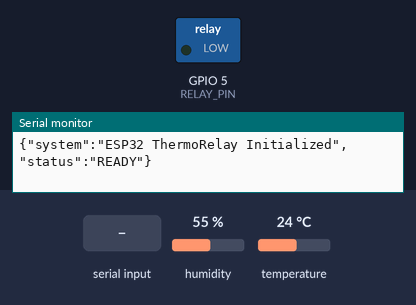
This sketch was run on a simulated ESP32. Shown: switched loads named in the sketch (green lamp = pin HIGH), the last lines printed to the serial monitor. Inputs (shaded band) come from the test bench; at power-on: humidity 55 %, temperature 24 °C.

Above: at 1.7 s.
1.8 s: "ON\n" received over Serial
At 2.4 s:
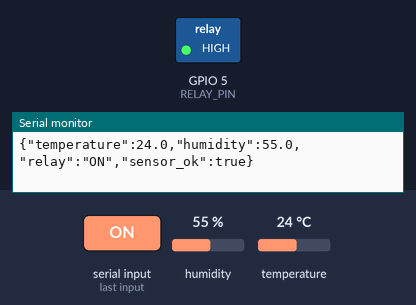
3.3 s: "OFF\n" received over Serial
At 4.7 s:
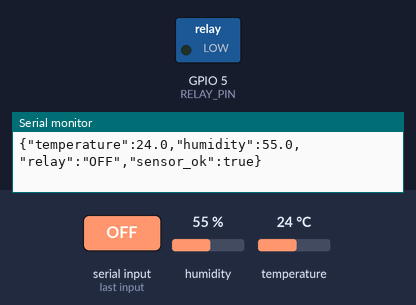
5.5 s: "RELAY_ON\n" received over Serial
At 6.4 s:
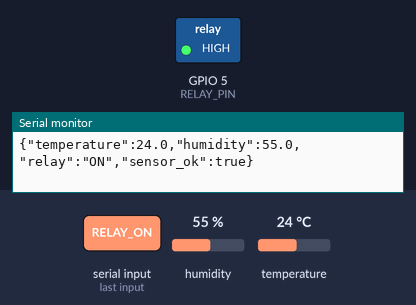
7.0 s: "RELAY_OFF\n" received over Serial
At 7.5 s:
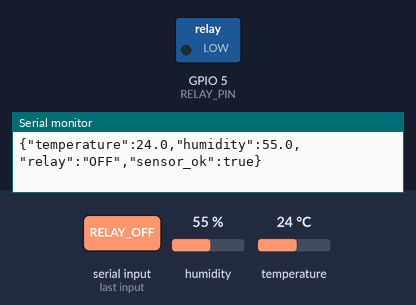
Timing chart, 0 to 9.5 s (numbered marks = the images above; inputs shaded):
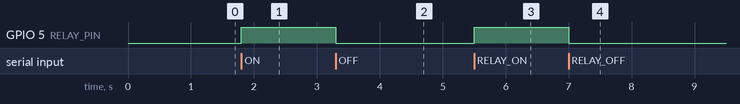

Measured:
- after the input at 1.8 s, GPIO 5 (RELAY_PIN): LOW → HIGH at once
- after the input at 3.3 s, GPIO 5 (RELAY_PIN): HIGH → LOW at once
- after the input at 5.5 s, GPIO 5 (RELAY_PIN): LOW → HIGH at once
- after the input at 7.0 s, GPIO 5 (RELAY_PIN): HIGH → LOW at once

The sketch:

esp32_code.ino
```cpp
/*
  =============================================================================
  ESP32 Temperature Monitoring & Relay Control System
  =============================================================================

  Hardware:
    - ESP32 Development Board (ESP32-WROOM-32 or similar)
    - DHT22 (AM2302) Temperature & Humidity Sensor
    - 5V / 3.3V Relay Module (Optocoupler-isolated)

  Wiring Configuration:
    - DHT22 VCC       -> ESP32 3.3V (or 5V depending on module)
    - DHT22 GND       -> ESP32 GND
    - DHT22 DATA      -> ESP32 GPIO 4 (Add a 10k pull-up resistor if using bare sensor)
    - Relay VCC       -> ESP32 5V (VIN)
    - Relay GND       -> ESP32 GND
    - Relay IN (Data) -> ESP32 GPIO 5

  Required Arduino Libraries:
    - DHT sensor library by Adafruit (Install via Arduino Library Manager)
    - Adafruit Unified Sensor (dependency for DHT library)

  Communication Protocol:
    - Serial Baud Rate: 115200 bps
    - Incoming commands: "ON" or "OFF" (terminated by newline \n)
    - Outgoing telemetry: JSON string per line (newline \n delimited)
      Example: {"temperature":25.4,"humidity":60.2,"relay":"ON","sensor_ok":true}
  =============================================================================
*/

#include <DHT.h>

// ==========================================
// PIN & SENSOR CONFIGURATION
// ==========================================
#define DHT_PIN         4         // Digital pin connected to DHT22 sensor DATA pin
#define DHT_TYPE        DHT22     // Sensor type: DHT22 (AM2302)
#define RELAY_PIN       5         // Digital pin connected to Relay module IN pin

// Set to true if your relay triggers on LOW (common for optocoupled relay modules)
// Set to false if your relay triggers on HIGH
const bool RELAY_ACTIVE_LOW = false;

// ==========================================
// TIMING & STATE VARIABLES
// ==========================================
DHT dht(DHT_PIN, DHT_TYPE);

bool currentRelayState = false;          // false = OFF, true = ON
unsigned long lastSensorReadTime = 0;   // Timestamp of last DHT22 reading
const unsigned long sensorInterval = 2000; // Sensor reading interval in milliseconds (2 seconds)

// Cached sensor values
float cachedTemperature = 0.0;
float cachedHumidity = 0.0;
bool isSensorValid = false;

// Buffer for incoming serial commands
String inputStringBuffer = "";

// ==========================================
// HELPER FUNCTIONS
// ==========================================

// Apply the physical relay output
void setRelay(bool turnOn) {
  currentRelayState = turnOn;

  if (RELAY_ACTIVE_LOW) {
    digitalWrite(RELAY_PIN, turnOn ? LOW : HIGH);
  } else {
    digitalWrite(RELAY_PIN, turnOn ? HIGH : LOW);
  }
}

// Send telemetry payload in clean JSON format over Serial
void sendTelemetryJSON() {
  Serial.print("{\"temperature\":");
  if (isSensorValid) {
    Serial.print(cachedTemperature, 1);
  } else {
    Serial.print("null");
  }

  Serial.print(",\"humidity\":");
  if (isSensorValid) {
    Serial.print(cachedHumidity, 1);
  } else {
    Serial.print("null");
  }

  Serial.print(",\"relay\":\"");
  Serial.print(currentRelayState ? "ON" : "OFF");
  Serial.print("\",\"sensor_ok\":");
  Serial.print(isSensorValid ? "true" : "false");

  if (!isSensorValid) {
    Serial.print(",\"error\":\"DHT22 reading failed\"");
  }

  Serial.println("}");
}

// Process incoming serial command string
void processSerialCommand(String cmd) {
  cmd.trim();
  cmd.toUpperCase();

  if (cmd.length() == 0) return;

  if (cmd == "ON" || cmd == "RELAY_ON" || cmd == "1") {
    setRelay(true);
    // Send immediate JSON confirmation
    sendTelemetryJSON();
  }
  else if (cmd == "OFF" || cmd == "RELAY_OFF" || cmd == "0") {
    setRelay(false);
    // Send immediate JSON confirmation
    sendTelemetryJSON();
  }
  else if (cmd == "STATUS" || cmd == "GET") {
    // Send current status immediately
    sendTelemetryJSON();
  }
  else {
    // Unknown command notification
    Serial.print("{\"error\":\"Unknown command: ");
    Serial.print(cmd);
    Serial.println("\"}");
  }
}

// ==========================================
// SETUP
// ==========================================
void setup() {
  // Initialize Serial port with 115200 baud
  Serial.begin(115200);
  delay(500);

  // Initialize Relay pin
  pinMode(RELAY_PIN, OUTPUT);
  setRelay(false); // Default to OFF

  // Initialize DHT22 Sensor
  dht.begin();

  Serial.println("{\"system\":\"ESP32 ThermoRelay Initialized\",\"status\":\"READY\"}");
}

// ==========================================
// MAIN LOOP
// ==========================================
void loop() {
  // 1. Non-blocking serial command listener
  while (Serial.available() > 0) {
    char inChar = (char)Serial.read();
    if (inChar == '\n' || inChar == '\r') {
      if (inputStringBuffer.length() > 0) {
        processSerialCommand(inputStringBuffer);
        inputStringBuffer = "";
      }
    } else {
      inputStringBuffer += inChar;
      // Prevent buffer overflow
      if (inputStringBuffer.length() > 64) {
        inputStringBuffer = "";
      }
    }
  }

  // 2. Non-blocking periodic sensor reading (every 2 seconds)
  unsigned long currentMillis = millis();
  if (currentMillis - lastSensorReadTime >= sensorInterval) {
    lastSensorReadTime = currentMillis;

    // Read humidity and temperature
    float h = dht.readHumidity();
    float t = dht.readTemperature(); // Celsius

    // Check if readings failed (NaN)
    if (isnan(h) || isnan(t)) {
      isSensorValid = false;
      cachedTemperature = 0.0;
      cachedHumidity = 0.0;
    } else {
      isSensorValid = true;
      cachedTemperature = t;
      cachedHumidity = h;
    }

    // Broadcast telemetry to connected web browser
    sendTelemetryJSON();
  }
}
```
